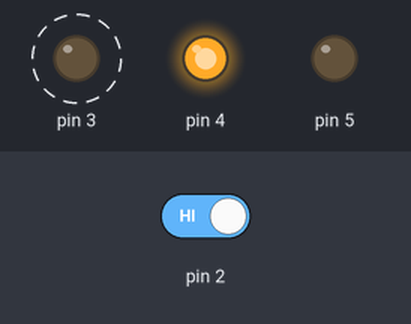
This sketch was run on a simulated Arduino Uno, built with avr-gcc and run on an emulated ATmega328P. Parts: output pins drawn as LEDs (lit = HIGH). Dashed ring = blinking. Inputs (shaded band) come from the test bench; at power-on: pin 2 HIGH.

Above: at 2.3 s.
2.4 s: pin 2 driven LOW
At 2.56 s:
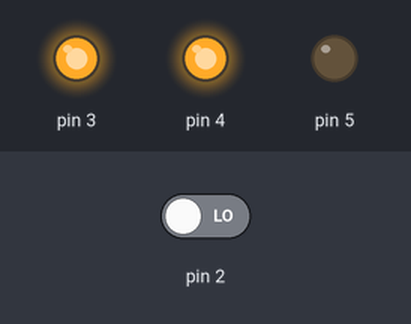
At 3.6 s:
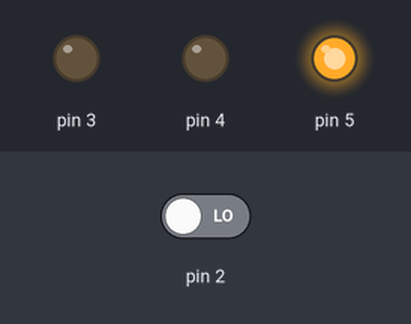
4.5 s: pin 2 driven HIGH
At 5.0 s:
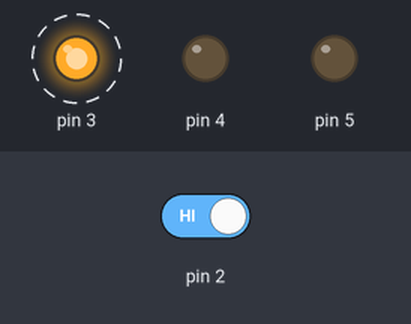
Timing chart, 0 to 14.0 s (numbered marks = the images above; inputs shaded):
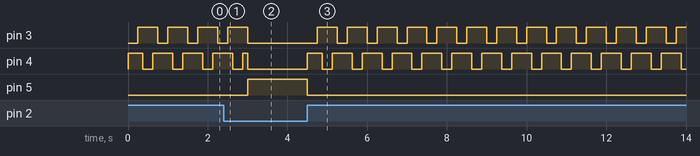

The sketch:

My_spacecraft.ino
```cpp
int switchx;
void setup() {
  pinMode(2, INPUT);
  pinMode(3, OUTPUT);
  pinMode(4, OUTPUT);
  pinMode(5, OUTPUT);
}

void loop() {
  switchx = digitalRead(2);

  if (switchx == LOW){
    digitalWrite(3, LOW);
    digitalWrite(4, LOW);
    digitalWrite(5, HIGH);
  }
  else {
    digitalWrite(5, LOW);
    digitalWrite(4, HIGH);
    digitalWrite(3, LOW);

    delay(250);
    digitalWrite(3, HIGH);

    delay(125);
    digitalWrite(4, LOW);

    delay(250);
    digitalWrite(4, HIGH);

    delay(125);
  }
}
```

Measured:
- after the input at 2.4 s, pin 3: goes on until 3.0 s, then stays LOW; pin 5: LOW → HIGH after 0.60 s
- after the input at 4.5 s, pin 3: alternates HIGH for 0.50 s and LOW for 0.25 s, starting after 0.25 s; pin 4: LOW → HIGH at once, then repeats every 0.75 s: LOW 0.25 s, HIGH 0.50 s; pin 5: HIGH → LOW at once
- by itself, pin 3: alternates HIGH for 0.50 s and LOW for 0.25 s
- by itself, pin 4: repeats every 0.75 s: LOW 0.25 s, HIGH 0.50 s
